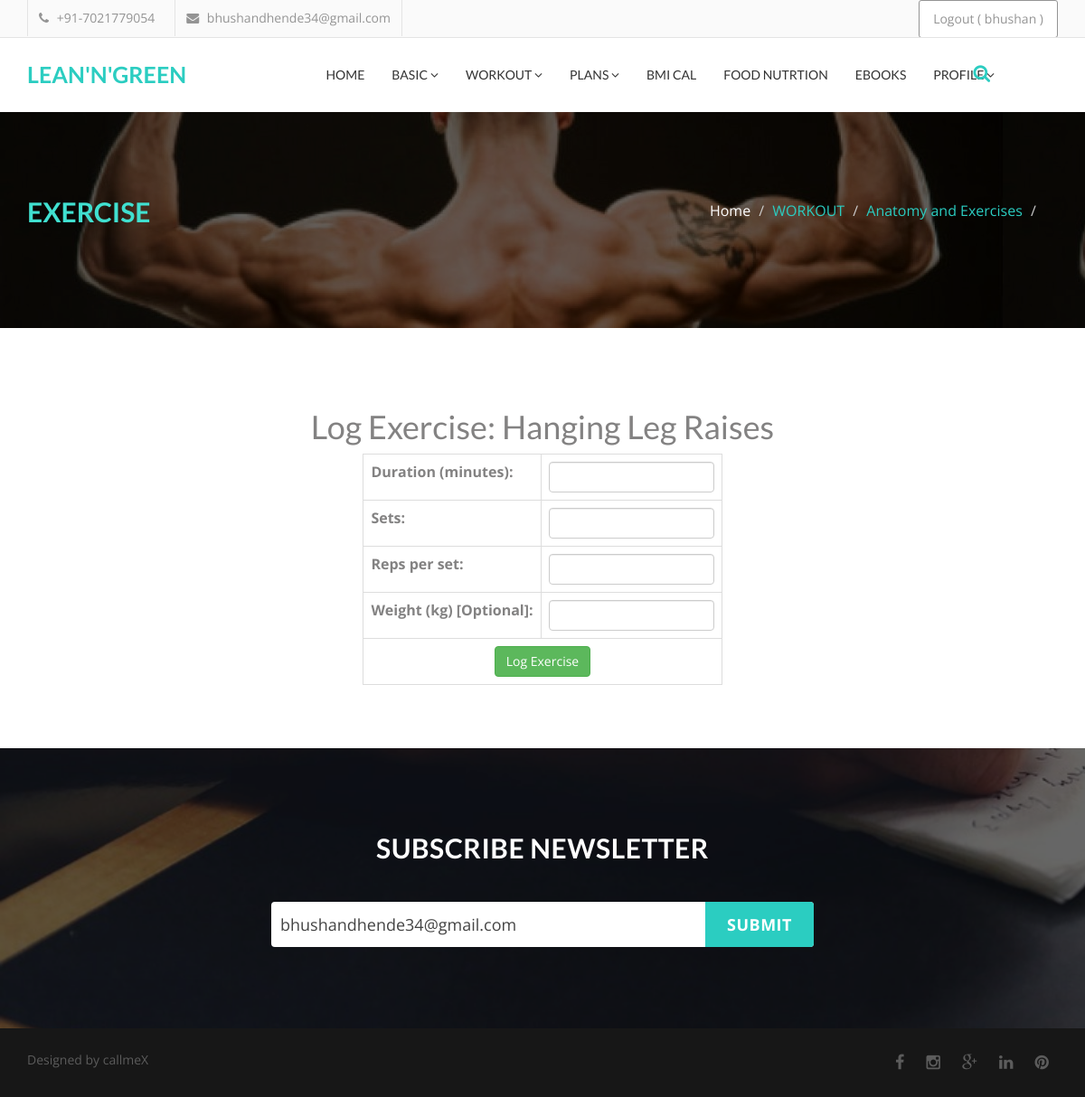
The page /log_exercise.php?exercise_id=11&muscle_group=Abs (signed in) on the database its author committed.
### tables this page shows
CREATE TABLE `exercises` (
  `id` INT(11) NOT NULL AUTO_INCREMENT,
  `name` VARCHAR(150) NOT NULL,
  `muscle_group` VARCHAR(50) NOT NULL,
  `description` TEXT,
  `avg_calories_burned_per_min` DECIMAL(5,2) DEFAULT 8.00,
  PRIMARY KEY (`id`)
);

CREATE TABLE `users` (
  `id` INT(11) NOT NULL AUTO_INCREMENT,
  `name` VARCHAR(100) NOT NULL,
  `username` VARCHAR(50) NOT NULL UNIQUE,
  `email` VARCHAR(100) NOT NULL UNIQUE,
  `password` VARCHAR(255) NOT NULL,
  `created_at` TIMESTAMP NOT NULL DEFAULT CURRENT_TIMESTAMP,
  PRIMARY KEY (`id`)
);

### log_exercise.php (the view, shortened to what this page needs)
<!DOCTYPE html>
<html lang="en">
<head>
    <link href="assets/css/font-awesome.css" rel="stylesheet">
    <link href="assets/css/bootstrap.css" rel="stylesheet">
    <link rel="stylesheet" type="text/css" href="assets/css/slick.css" />
    <link rel="stylesheet" href="assets/css/jquery.fancybox.css" type="text/css" media="screen" />
    <link rel="stylesheet" type="text/css" href="assets/css/animate.css" />
    <link rel="stylesheet" type="text/css" href="assets/css/bootstrap-progressbar-3.3.4.css" />
    <link id="switcher" href="assets/css/theme-color/default-theme.css" rel="stylesheet">
    <link href="style.css" rel="stylesheet">
</head>
<body>
    <?php
    include('nav.php');
    ?>
    <section id="single-page-header4">
        <div class="overlay">
            <div class="container">
                <div class="row">
                    <div class="col-md-6 col-sm-6 col-xs-12">
                        <div class="single-page-header-left">
                            <h2>exercise</h2>
                        </div>
                    </div>
                    <div class="col-md-6 col-sm-6 col-xs-12">
                        <div class="single-page-header-right">
                            <ol class="breadcrumb">
                                <li><a href="#">Home</a></li>
                                <li class="active">WORKOUT</li>
                                <li class="active">Anatomy and Exercises</li>
                                <li class="active"></li>
                            </ol>
                        </div>
                    </div>
                </div>
            </div>
        </div>
    </section>
    <section id="error">
        <div class="container">
            <div class="row">
                <div class="col-md-12">
                    <div class="errror-page-area">
                        <div class="error-content">
                            <?php
                            include 'db.php';
                            ?>
                            <?php
                            $exercise_id = isset($_GET['exercise_id']) ? intval($_GET['exercise_id']) : 0;
                            $query = "SELECT * FROM exercises WHERE id = ?";
                            $stmt = $pdo->prepare($query);
                            $stmt->execute([$exercise_id]);
                            $exercise = $stmt->fetch();
                            ?>
                            <h1>Log Exercise: <?= $exercise['name'] ?></h1>
                            <div style="display: flex; justify-content: center;">
                                <form action="" method="POST">
                                    <table class="table table-bordered" style="max-width: 500px; margin: 0 auto;">
                                        <tr>
                                            <th><label for="duration">Duration (minutes):</label></th>
                                            <td><input type="number" name="duration" id="duration" class="form-control"
                                                    required></td>
                                        </tr>
                                        <tr>
                                            <th><label for="sets">Sets:</label></th>
                                            <td><input type="number" name="sets" id="sets" class="form-control"
                                                    required></td>
                                        </tr>
                                        <tr>
                                            <th><label for="reps">Reps per set:</label></th>
                                            <td><input type="number" name="reps" id="reps" class="form-control"
                                                    required></td>
                                        </tr>
                                        <tr>
                                            <th><label for="weight">Weight (kg) [Optional]:</label></th>
                                            <td><input type="number" name="weight" id="weight" class="form-control">
                                            </td>
                                        </tr>
                                        <tr>
                                            <td colspan="2" style="text-align:center;">
                                                <button type="submit" class="btn btn-success">Log Exercise</button>
                                            </td>
                                        </tr>
                                    </table>
                                </form>
                            </div>
                        </div>
                    </div>
                </div>
            </div>
        </div>
    </section>
    <?php include('footer.php'); ?>
</body>
</html>

### footer.php (shortened to what this page needs)
<?php
include('db.php');
$prefill_email = '';
if (isset($_SESSION['id'])) {
 $user_id = $_SESSION['id'];
  $stmt = $conn->prepare("SELECT email FROM users WHERE id = ?");
  $stmt->bind_param("i", $user_id);
  $stmt->execute();
  $stmt->bind_result($email);
  if ($stmt->fetch()) {
    $prefill_email = htmlspecialchars($email);
  }
}
?>
<section id="subscribe">
  <div class="subscribe-overlay">
    <div class="container">
    <div class="row">
      <div class="col-md-12">
      <div class="subscribe-area">
        <h2>Subscribe Newsletter</h2>
        <form action="" method="post" class="subscrib-form">
        <input type="text" name="subscribe_email" placeholder="Enter Your E-mail.." value="<?php echo $prefill_email; ?>">
        <button class="subscribe-btn" type="submit">Submit</button>
        </form>
      </div>
      </div>
    </div>
    </div>
  </div>
</section>
 <footer id="footer">
    <div class="container">
      <div class="row">
        <div class="col-md-6 col-sm-6">
          <div class="footer-left">
            <p>Designed by <a href="https://github.com/callmeX34">callmeX</a></p>
          </div>
        </div>
        <div class="col-md-6 col-sm-6">
          <div class="footer-right">
            <a href="https://www.facebook.com/harsh.mankame"><i class="fa fa-facebook"></i></a>
            <a href="https://www.instagram.com/bhushan_dhende_mr.x_?igsh=MTlxbzZidWljdDEzcQ%3D%3D&utm_source=qr"><i class="fa fa-instagram"></i></a>
            <a href="#"><i class="fa fa-google-plus"></i></a>
            <a href="https://www.linkedin.com/in/shubham-bharekar-844657246?utm_source=share&utm_campaign=share_via&utm_content=profile&utm_medium=ios_app"><i class="fa fa-linkedin"></i></a>
            <a href="#"><i class="fa fa-pinterest"></i></a>
          </div>
        </div>
      </div>
    </div>
  </footer>

### assets/css/theme-color/default-theme.css (style rules this page uses)
.subscribe-btn { background-color: #2bcdc1; }
.single-page-header-right .breadcrumb li { color: #2bcdc1; }

### style.css (style rules this page uses)
body { font-family: 'Open Sans', sans-serif; font-size: 16px; overflow-x: hidden !important; color: #838282; }
a { text-decoration: none; color: #2f2f2f; }
h1,h2,h3,h4,h5,h6 { font-family: 'Lato', sans-serif; }
h2 { color: #fff; font-size: 30px; font-weight: 700; line-height: 40px; margin: 0; padding-bottom: 10px; }
#subscribe { background-attachment: fixed !important; background-image: url("assets/images/subscribe-bg.jpg"); background-repeat: repeat; background-size: cover; color: #ffffff; display: inline; float: left; width: 100%; }
.subscribe-overlay { background-color: rgba(0,0,0,0.6); padding: 90px 0; float: left; width: 100%; }
.subscribe-area { display: inline; float: left; text-align: center; width: 100%; }
.subscribe-area h2 { letter-spacing: 0.5px; margin-bottom: 30px; text-transform: uppercase; }
.subscrib-form { margin: 0 auto; width: 600px; position: relative; }
.subscrib-form input { border: medium none; border-radius:4px; color: #444; font-size: 18px; height: 50px; outline: medium none; padding: 5px 105px 5px 10px; width: 100%; }
.subscribe-btn { border: medium none; border-radius: 0 4px 4px 0; color: #fff; font-size: 18px; font-weight: bold; height: 50px; top: 0; letter-spacing: 0.5px; outline: medium none; position: absolute; right: 0; text-transform: uppercase; width: 120px; }
#footer { background-color: #171717; display: inline; float: left; padding: 25px 0; width: 100%; }
.footer-left { display: inline; float: left; width: 100%; }
.footer-left p { color: #5c5c5c; font-size: 14px; margin: 0; }
.footer-left p a { color: #5c5c5c; }
.footer-right { display: inline; float: left; text-align: right; width: 100%; }
.footer-right a { color: #5c5c5c; font-size: 18px; padding: 0 10px; -webkit-transition: all 0.5s; -o-transition: all 0.5s; transition: all 0.5s; }
#single-page-header4 { background-attachment: fixed !important; background-image: url("assets/images/Back.jpg"); background-repeat: repeat; background-size: auto; color: #ffffff; display: inline; float: left; width: 100%; }
.overlay { background-color: rgba(0,0,0,0.6); padding: 90px 0; float: left; width: 100%; }
.single-page-header-left { display: inline; float: left; width: 100%; }
.single-page-header-left h2 { text-transform: uppercase; color: turquoise; }
.single-page-header-right { display: inline; float: left; width: 100%; }
.single-page-header-right .breadcrumb { background: transparent none repeat scroll 0 0; border-radius: 0; text-align: right; }
.single-page-header-right .breadcrumb li a { color: #fff; }
#error { display: inline; float: left; padding: 70px 0; width: 100%; }
.errror-page-area { display: inline; float: left; text-align: center; width: 100%; }
.error-content { display: inline; float: left; text-align: center; width: 100%; }

### rows shown on the page
exercises: name "Hanging Leg Raises"
users: subscribe_email "bhushandhende34@gmail.com"

### other values the page prints
$_SESSION['username'] "bhushan"
